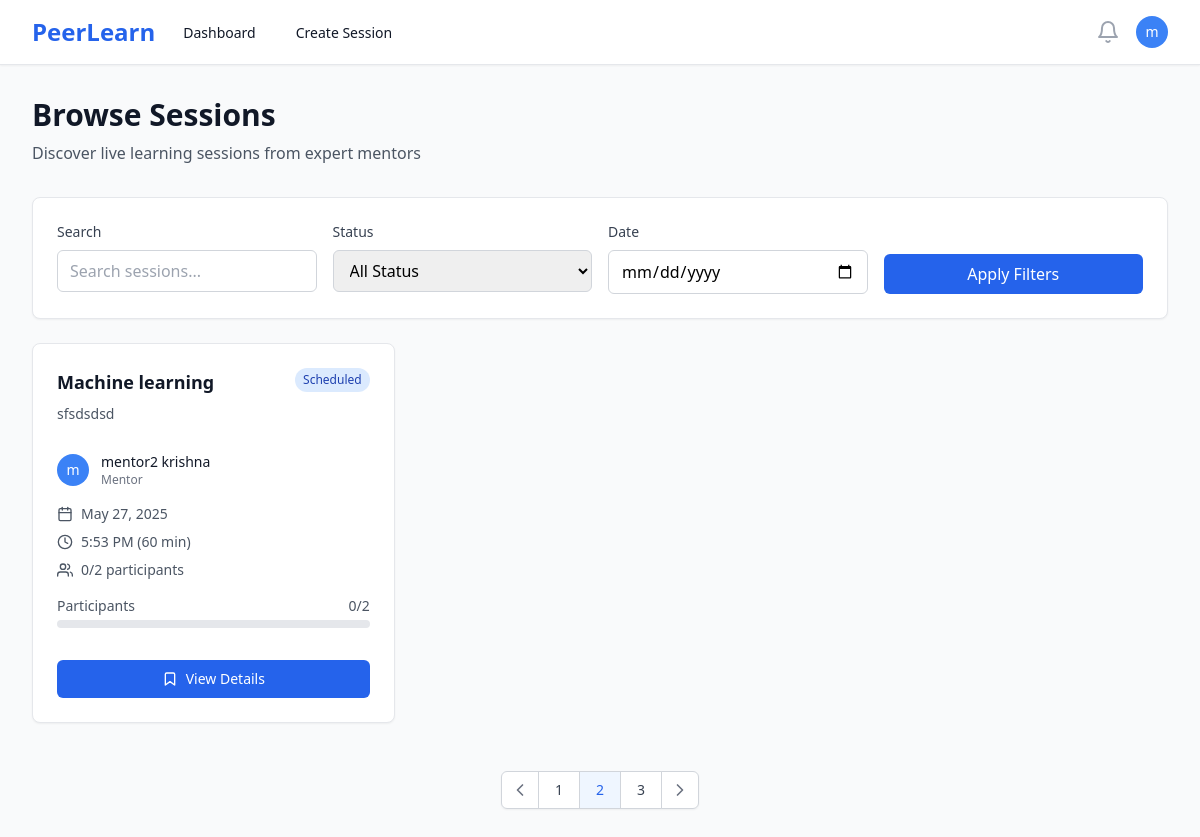
Page /sessions/ (signed in) on the earlier database version.
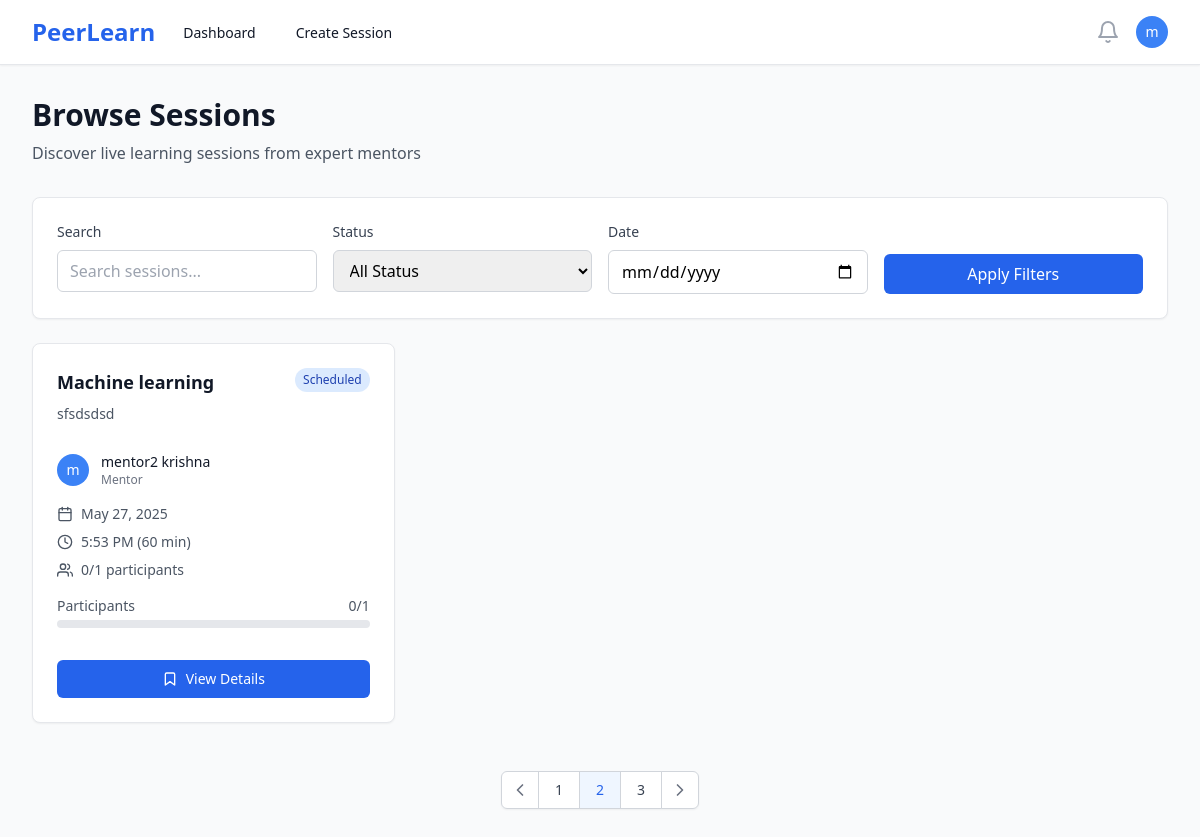
Same page on the later database version.
### users/models.py (models this page shows, shortened)
class User(AbstractUser):
    ROLE_CHOICES = [
        ('mentor', 'Mentor'),
        ('learner', 'Learner'),
    ]
    id = models.UUIDField(primary_key=True, default=uuid.uuid4, editable=False)
    role = models.CharField(max_length=10, choices=ROLE_CHOICES, default='learner')
    bio = models.TextField(blank=True, null=True)
    skills = models.CharField(max_length=500, blank=True, help_text="Comma-separated skills for recommendation matching")
    interests = models.CharField(max_length=500, blank=True, help_text="Learning interests for AI recommendations")
    domain = models.CharField(max_length=100, blank=True, help_text="Learning domain/field")
    expertise = models.CharField(max_length=100, blank=True, help_text="Primary domain/area of expertise")
    career_goals = models.TextField(blank=True, help_text="Career aspirations for AI guidance")
    profile_image = models.ImageField(upload_to='profiles/', blank=True, null=True)
    created_at = models.DateTimeField(auto_now_add=True)
    location = models.CharField(max_length=100, blank=True)
    website = models.URLField(blank=True)
    social_links = models.JSONField(default=dict, blank=True)  # Store LinkedIn, Twitter, etc.
    is_verified = models.BooleanField(default=False)
    privacy_settings = models.JSONField(default=dict, blank=True)  # Profile visibility settings
    updated_at = models.DateTimeField(auto_now=True)
    @property
    def is_mentor(self):
        return self.role == 'mentor'

### sessions/models.py (models this page shows, shortened)
class Session(models.Model):
    STATUS_CHOICES = [
        ('draft', 'Draft'),
        ('scheduled', 'Scheduled'),
        ('live', 'Live'),
        ('completed', 'Completed'),
        ('cancelled', 'Cancelled'),
    ]
    CATEGORY_CHOICES = [
        ('programming', 'Programming & Development'),
        ('data-science', 'Data Science & Analytics'),
        ('web-development', 'Web Development'),
        ('mobile-development', 'Mobile Development'),
        ('ai-ml', 'AI & Machine Learning'),
        ('design', 'UI/UX Design'),
        ('business', 'Business & Marketing'),
        ('language', 'Language Learning'),
        ('music', 'Music & Arts'),
        ('fitness', 'Health & Fitness'),
        ('other', 'Other'),
    ]
    id = models.UUIDField(primary_key=True, default=uuid.uuid4, editable=False)
    mentor = models.ForeignKey(User, on_delete=models.CASCADE, related_name='mentor_sessions')
    title = models.CharField(max_length=200)
    description = models.TextField()
    thumbnail = models.ImageField(upload_to='session_thumbnails/', blank=True, null=True, help_text="Session cover image")
    category = models.CharField(max_length=50, choices=CATEGORY_CHOICES, blank=True, help_text="Session category for recommendations")
    skills = models.TextField(blank=True, help_text="Comma-separated skills for ML matching")
    price = models.DecimalField(max_digits=8, decimal_places=2, null=True, blank=True, help_text="Price in INR, null for free sessions")
    schedule = models.DateTimeField()
    duration = models.IntegerField(help_text="Duration in minutes")
    max_participants = models.IntegerField(default=10)
    status = models.CharField(max_length=20, choices=STATUS_CHOICES, default='draft')
    created_at = models.DateTimeField(auto_now_add=True)
    updated_at = models.DateTimeField(auto_now=True)
    class Meta:
        ordering = ['-schedule']
    @property
    def current_participants(self):
        return self.bookings.filter(status='confirmed').count()
    @property
    def is_full(self):
        return self.current_participants >= self.max_participants

### sessions/views.py (the view)
# urls.py: path('', views.session_list, name='session_list'),
@login_required
def session_list(request):
    sessions = Session.objects.filter(
        status='scheduled',
        schedule__gt=timezone.now()
    ).select_related('mentor')
    return render(request, 'sessions/list.html', {'sessions': sessions})

### templates/sessions/list.html (shortened to what this page needs)
{% extends 'base.html' %}
{% block content %}
<div class="max-w-7xl mx-auto px-4 sm:px-6 lg:px-8 py-8">
    <div class="mb-8">
        <h1 class="text-3xl font-bold text-gray-900">Browse Sessions</h1>
        <p class="mt-2 text-gray-600">Discover live learning sessions from expert mentors</p>
    </div>
    <div class="bg-white rounded-lg shadow-sm border border-gray-200 p-6 mb-6">
        <div class="grid grid-cols-1 md:grid-cols-4 gap-4">
            <div>
                <label class="block text-sm font-medium text-gray-700 mb-2">Search</label>
                <input type="text"
                       placeholder="Search sessions..."
                       class="w-full px-3 py-2 border border-gray-300 rounded-md focus:ring-blue-500 focus:border-blue-500">
            </div>
            <div>
                <label class="block text-sm font-medium text-gray-700 mb-2">Status</label>
                <select class="w-full px-3 py-2 border border-gray-300 rounded-md focus:ring-blue-500 focus:border-blue-500">
                    <option value="">All Status</option>
                </select>
            </div>
            <div>
                <label class="block text-sm font-medium text-gray-700 mb-2">Date</label>
                <input type="date"
                       class="w-full px-3 py-2 border border-gray-300 rounded-md focus:ring-blue-500 focus:border-blue-500">
            </div>
            <div class="flex items-end">
                <button class="w-full px-4 py-2 bg-blue-600 text-white rounded-md hover:bg-blue-700 focus:outline-none focus:ring-2 focus:ring-offset-2 focus:ring-blue-500">
                    Apply Filters
                </button>
            </div>
        </div>
    </div>
    {% if sessions %}
    <div class="grid grid-cols-1 md:grid-cols-2 lg:grid-cols-3 gap-6">
        {% for session in sessions %}
        <div class="bg-white rounded-lg shadow-sm border border-gray-200 hover:shadow-md transition-shadow">
            <div class="p-6">
                <div class="flex items-start justify-between mb-4">
                    <div class="flex-1">
                        <h3 class="text-lg font-semibold text-gray-900 mb-2">
                            <a href="{% url 'session_detail' session.id %}" class="hover:text-blue-600">
                                {{ session.title }}
                            </a>
                        </h3>
                        <p class="text-sm text-gray-600 mb-3">{{ session.description|truncatewords:15 }}</p>
                    </div>
                    <span class="px-2 py-1 text-xs font-medium rounded-full flex-shrink-0
                                {% if session.status == 'scheduled' %}bg-blue-100 text-blue-800
                                {% elif session.status == 'live' %}bg-green-100 text-green-800
                                {% elif session.status == 'completed' %}bg-gray-100 text-gray-800
                                {% elif session.status == 'cancelled' %}bg-red-100 text-red-800
                                {% else %}bg-yellow-100 text-yellow-800{% endif %}">
                        {{ session.status|title }}
                    </span>
                </div>
                <div class="flex items-center mb-4">
                    {% if session.mentor.profile_image %}
                        <img class="h-8 w-8 rounded-full" src="{{ session.mentor.profile_image.url }}" alt="">
                    {% else %}
                        <div class="h-8 w-8 rounded-full bg-blue-500 flex items-center justify-center">
                            <span class="text-white text-sm font-medium">{{ session.mentor.first_name|first|default:session.mentor.username|first }}</span>
                        </div>
                    {% endif %}
                    <div class="ml-3">
                        <p class="text-sm font-medium text-gray-900">{{ session.mentor.get_full_name|default:session.mentor.username }}</p>
                        <p class="text-xs text-gray-500">Mentor</p>
                    </div>
                </div>
                <div class="space-y-2 text-sm text-gray-600 mb-4">
                    <div class="flex items-center">
                        <i data-feather="calendar" class="h-4 w-4 mr-2"></i>
                        {{ session.schedule|date:"M j, Y" }}
                    </div>
                    <div class="flex items-center">
                        <i data-feather="clock" class="h-4 w-4 mr-2"></i>
                        {{ session.schedule|time:"g:i A" }} ({{ session.duration }} min)
                    </div>
                    <div class="flex items-center">
                        <i data-feather="users" class="h-4 w-4 mr-2"></i>
                        {{ session.current_participants }}/{{ session.max_participants }} participants
                    </div>
                </div>
                <div class="mb-4">
                    <div class="flex justify-between text-sm text-gray-600 mb-1">
                        <span>Participants</span>
                        <span>{{ session.current_participants }}/{{ session.max_participants }}</span>
                    </div>
                    <div class="w-full bg-gray-200 rounded-full h-2">
                    </div>
                </div>
                <div class="pt-4">
                    {% if user.is_authenticated %}
                        {% if session.status == 'live' %}
                            <a href="{% url 'session_detail' session.id %}"
                               class="w-full inline-flex items-center justify-center px-4 py-2 border border-transparent text-sm font-medium rounded-md text-white bg-green-600 hover:bg-green-700">
                                <i data-feather="video" class="h-4 w-4 mr-2"></i>
                                Join Live Session
                            </a>
                        {% elif session.status == 'scheduled' %}
                            {% if session.is_full %}
                                <button disabled
                                        class="w-full inline-flex items-center justify-center px-4 py-2 border border-gray-300 text-sm font-medium rounded-md text-gray-500 bg-gray-100 cursor-not-allowed">
                                    <i data-feather="users" class="h-4 w-4 mr-2"></i>
                                    Session Full
                                </button>
                            {% else %}
                                <a href="{% url 'session_detail' session.id %}"
                                   class="w-full inline-flex items-center justify-center px-4 py-2 border border-transparent text-sm font-medium rounded-md text-white bg-blue-600 hover:bg-blue-700">
                                    <i data-feather="bookmark" class="h-4 w-4 mr-2"></i>
                                    View Details
                                </a>
                            {% endif %}
                        {% else %}
                            <a href="{% url 'session_detail' session.id %}"
                               class="w-full inline-flex items-center justify-center px-4 py-2 border border-gray-300 text-sm font-medium rounded-md text-gray-700 bg-white hover:bg-gray-50">
                                <i data-feather="eye" class="h-4 w-4 mr-2"></i>
                                View Details
                            </a>
                        {% endif %}
                    {% else %}
                        <a href="{% url 'login' %}"
                           class="w-full inline-flex items-center justify-center px-4 py-2 border border-transparent text-sm font-medium rounded-md text-white bg-blue-600 hover:bg-blue-700">
                            Login to Book
                        </a>
                    {% endif %}
                </div>
            </div>
        </div>
        {% endfor %}
    </div>
    <div class="mt-12 flex justify-center">
        <nav class="relative z-0 inline-flex rounded-md shadow-sm -space-x-px" aria-label="Pagination">
            <a href="#" class="relative inline-flex items-center px-2 py-2 rounded-l-md border border-gray-300 bg-white text-sm font-medium text-gray-500 hover:bg-gray-50">
                <i data-feather="chevron-left" class="h-5 w-5"></i>
            </a>
            <a href="#" class="relative inline-flex items-center px-4 py-2 border border-gray-300 bg-white text-sm font-medium text-gray-700 hover:bg-gray-50">
                1
            </a>
            <a href="#" class="relative inline-flex items-center px-4 py-2 border border-gray-300 bg-blue-50 text-sm font-medium text-blue-600">
                2
            </a>
            <a href="#" class="relative inline-flex items-center px-4 py-2 border border-gray-300 bg-white text-sm font-medium text-gray-700 hover:bg-gray-50">
                3
            </a>
            <a href="#" class="relative inline-flex items-center px-2 py-2 rounded-r-md border border-gray-300 bg-white text-sm font-medium text-gray-500 hover:bg-gray-50">
                <i data-feather="chevron-right" class="h-5 w-5"></i>
            </a>
        </nav>
    </div>
    {% endif %}
</div>
{% endblock %}

### templates/base.html (shortened to what this page needs)
<!DOCTYPE html>
<html lang="en" class="h-full bg-gray-50">
<head>
    <script src="https://cdn.tailwindcss.com"></script>
</head>
<body class="h-full">
    {% if user.is_authenticated %}
    <nav class="bg-white shadow-sm border-b border-gray-200" x-data="{ mobileMenuOpen: false }">
        <div class="max-w-7xl mx-auto px-4 sm:px-6 lg:px-8">
            <div class="flex justify-between h-16">
                <div class="flex">
                    <div class="flex-shrink-0 flex items-center">
                        <a href="{% url 'landing' %}" class="text-2xl font-bold text-blue-600">PeerLearn</a>
                    </div>
                    <div class="hidden sm:ml-6 sm:flex sm:space-x-8">
                        {% if user.is_mentor %}
                            <a href="{% url 'mentor_dashboard' %}" class="border-transparent text-gray-900 hover:text-blue-600 inline-flex items-center px-1 pt-1 border-b-2 text-sm font-medium">
                                Dashboard
                            </a>
                            <a href="{% url 'create_session' %}" class="border-transparent text-gray-900 hover:text-blue-600 inline-flex items-center px-1 pt-1 border-b-2 text-sm font-medium">
                                Create Session
                            </a>
                        {% endif %}
                    </div>
                </div>
                <div class="hidden sm:ml-6 sm:flex sm:items-center">
                    <button type="button" class="bg-white p-1 rounded-full text-gray-400 hover:text-gray-500 focus:outline-none focus:ring-2 focus:ring-offset-2 focus:ring-blue-500">
                        <i data-feather="bell" class="h-6 w-6"></i>
                    </button>
                    <div class="ml-3 relative" x-data="{ open: false }">
                        <div>
                            <button @click="open = !open" type="button" class="bg-white rounded-full flex text-sm focus:outline-none focus:ring-2 focus:ring-offset-2 focus:ring-blue-500" id="user-menu-button">
                                <div class="h-8 w-8 rounded-full bg-blue-500 flex items-center justify-center">
                                    <span class="text-white text-sm font-medium">{{ user.first_name|first|default:user.username|first }}</span>
                                </div>
                            </button>
                        </div>
                    </div>
                </div>
            </div>
        </div>
    </nav>
    {% endif %}
    <main class="{% if user.is_authenticated %}pt-0{% else %}pt-0{% endif %}">
        {% block content %}{% endblock %}
    </main>
</body>
</html>

Differences in the rows shown:
changed Session "Machine learning": max_participants "2" → "1"
